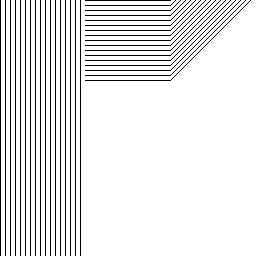
#> input picture ProcessamentoImagens/4️ - Filtros de Detecção de Formas e Texturas/imagem4.jpg, 256 x 256 px
$ python gabor.py
#> lines starting #> are read from the running program, lines starting #| are printed output that depends on the picture
from PIL import Image
import numpy as np
from scipy.ndimage import convolve
import math

def criar_kernel_gabor(ksize, sigma, theta, lambd, gamma, psi):

#> called with ksize = 21, sigma = 4, theta = 0.785, lambd = 10, gamma = 0.5, psi = 0
    half_size = ksize // 2
    kernel = np.zeros((ksize, ksize), dtype=np.float32)

    for y in range(-half_size, half_size + 1):
        for x in range(-half_size, half_size + 1):
            x_theta = x * np.cos(theta) + y * np.sin(theta)
            y_theta = -x * np.sin(theta) + y * np.cos(theta)
            gabor = np.exp(-0.5 * (x_theta**2 + (gamma**2) * y_theta**2) / (sigma**2))
            gabor *= np.cos(2 * np.pi * x_theta / lambd + psi)
            kernel[y + half_size, x + half_size] = gabor
#> further down, imagem is the input picture: PIL image 256x256 RGB; min 0, max 255, mean 229.4

    return kernel

def aplicar_filtro_gabor(imagem_np, kernel):

    imagem_gray = np.dot(imagem_np[...,:3], [0.2989, 0.5870, 0.1140])
    imagem_filtrada = convolve(imagem_gray, kernel)
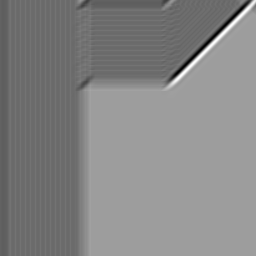
#> imagem_filtrada: shape (256, 256) float64; min 1114.9, max 4528.5, mean 2904.1; drawn with min black and max white
    imagem_filtrada = imagem_filtrada - imagem_filtrada.min()
    imagem_filtrada = 255 * (imagem_filtrada / imagem_filtrada.max())
    imagem_filtrada = imagem_filtrada.astype(np.uint8)
    return Image.fromarray(imagem_filtrada)

ksize = 21
sigma = 4.0
theta = np.pi / 4
lambd = 10.0
gamma = 0.5
psi = 0

kernel_gabor = criar_kernel_gabor(ksize, sigma, theta, lambd, gamma, psi)

imagem = Image.open("imagem4.jpg").convert("RGB")
imagem_np = np.array(imagem)

imagem_modificada = aplicar_filtro_gabor(imagem_np, kernel_gabor)
imagem_modificada.save("imagem4modificada.jpg")
